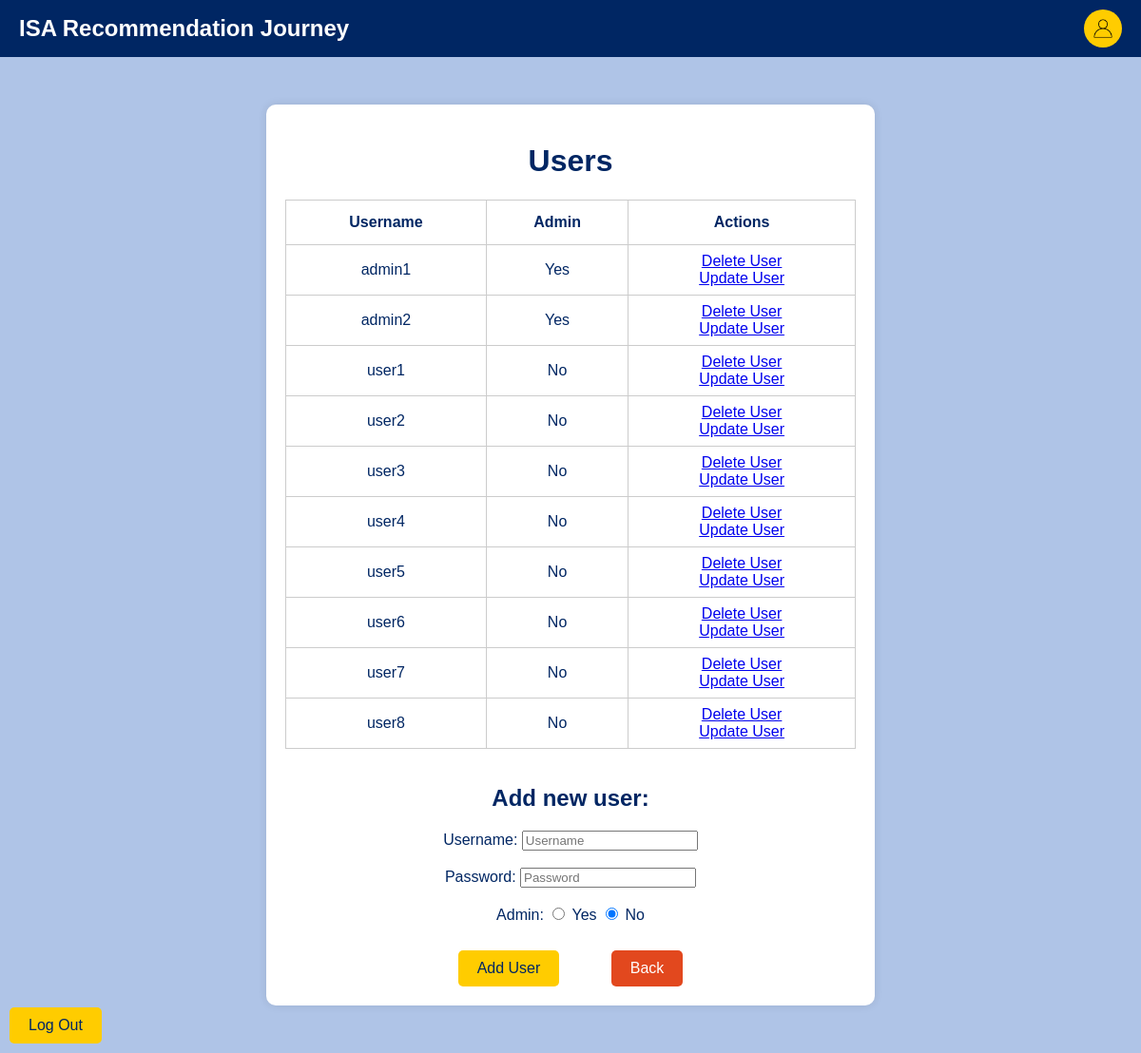
The page /admin (signed in) on the database its author committed.
### app.py (models this page shows, shortened)
class User(db.Model):
    id = db.Column(db.Integer, primary_key=True)
    username = db.Column(db.String(200), nullable=False, unique=True)
    password = db.Column(db.String(200), nullable=False)
    admin = db.Column(db.Boolean, default=False)

### app.py (the view, shortened to what this page needs)
@app.route('/admin', methods=['GET', 'POST'])
def admin():
    if 'userId' in session and session.get('admin'):
        users = User.query.all()
        return render_template('admin.html', users=users)
    else:
        return redirect(url_for('index'))

### templates/admin.html (shortened to what this page needs)
{% extends 'base.html'%}
{% block content %}
<div class="content">
    <h1>Users</h1>
    <table>
        <tr>
            <th>Username</th>
            <th>Admin</th>
            <th>Actions</th>
        </tr>
        {% for user in users %}
        <tr>
            <td>{{ user.username }}</td>
            <td>{{ 'Yes' if user.admin else 'No' }}</td>
            <td>
                <a href="/delete/{{user.id}}">Delete User</a>
                <br>
                <a href="/update/{{user.id}}">Update User</a>
            </td>
        </tr>
        {% endfor %}
    </table>
    <br>
    <h2>Add new user: </h2>
    <form action="{{ url_for('admin') }}" method="POST">
        <label>Username: </label>
        <input type="text" name="username" placeholder="Username" required minlength="5" maxlength="15"><br><br>
        <label>Password: </label>
        <input type="password" name="password" placeholder="Password" required minlength="5" maxlength="15"><br>
        <br>
        <label>Admin:
            <input type="radio" name="admin" value="yes"> Yes
            <input type="radio" name="admin" value="no" checked> No
        </label><br><br>
        <input class="button" type="submit" value="Add User">
        <button class="back-button" type="button" onclick="backButton()">Back</button>
    </form>
</div>
{% endblock %}

### templates/base.html (shortened to what this page needs)
<!DOCTYPE html>
<html lang="en">
<head>
    <link rel="stylesheet" href="{{ url_for('static', filename='css/main.css') }}">
</head>
<body>
    <header class="header">
        <div class="header-title">
            <a href="{{ url_for('home') }}" class="title-link">
                <h1>ISA Recommendation Journey</h1>
            </a>
        </div>
        <div class="header-profile">
            <button class="profile-button" onclick="profileButton()">
                <img src="{{ url_for('static', filename='images/profileIcon.png') }}" alt="Profile Icon">
            </button>
        </div>
    </header>
    <main class="content-container">
        {% block content %}
        {% endblock %}
    </main>
    <footer class="site-footer">
        <button onclick="confirmLogout()" class="button">Log Out</button>
    </footer>
</body>
</html>

### static/css/main.css (style rules this page uses)
body { font-family: Arial, sans-serif; background-color: #afc4e7; color: #fff; margin: 0; padding: 0; }
.header { display: flex; justify-content: space-between; align-items: center; padding: 10px 20px; background-color: #002663; }
.header-title { color: #ffffff; margin: 0; font-size: 24px; }
.button, .profile-button { background-color: #ffcc00; color: #002663; border: none; cursor: pointer; border-radius: 5px; }
.profile-button { padding: 5px; width: 40px; height: 40px; border-radius: 50%; display: flex; justify-content: center; align-items: center; }
.profile-button img { width: 20px; height: 20px; }
.button { padding: 10px 20px; font-size: 16px; margin-right: 50px; }
.back-button { background-color: #e2481e; color: white; border: none; padding: 10px 20px; text-align: center; text-decoration: none; display: inline-block; font-size: 16px; margin-top: 10px; cursor: pointer; border-radius: 5px; }
.content-container { padding: 50px; text-align: center; }
.content { margin: 0 auto; width: 600px; background-color: #fff; color: #002663; padding: 20px; border-radius: 10px; box-shadow: 0px 0px 10px rgba(0, 0, 0, 0.1); }
.table, td, th { border: 1px solid #ccc; padding: 8px; text-align: center; }
table { border-collapse: collapse; width: 100%; }
th { height: 30px; }
.site-footer { position: fixed; bottom: 0; width: 100%; padding: 10px; }
.title-link { color: #fff; text-decoration: none; }
.title-link h1 { margin: 0; font-size: 24px; }

### rows shown on the page
User: username "admin1", admin "Yes"
User: username "admin2", admin "Yes"
User: username "user1", admin "No"
User: username "user2", admin "No"
User: username "user3", admin "No"
User: username "user4", admin "No"
User: username "user5", admin "No"
User: username "user6", admin "No"
User: username "user7", admin "No"
User: username "user8", admin "No"
